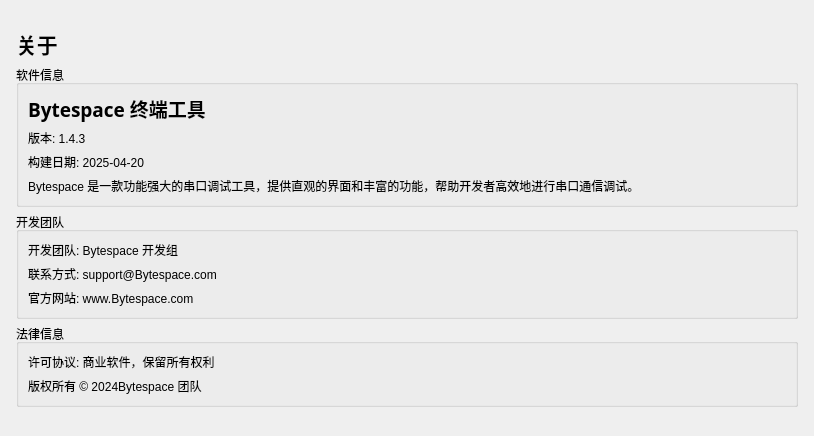
<?xml version="1.0" encoding="UTF-8"?>
<ui version="4.0">
 <class>AboutPage</class>
 <widget class="QWidget" name="AboutPage">
  <property name="geometry">
   <rect>
    <x>0</x>
    <y>0</y>
    <width>814</width>
    <height>436</height>
   </rect>
  </property>
  <property name="minimumSize">
   <size>
    <width>0</width>
    <height>0</height>
   </size>
  </property>
  <property name="windowTitle">
   <string>Form</string>
  </property>
  <layout class="QGridLayout" name="gridLayout" rowstretch="0">
   <property name="leftMargin">
    <number>11</number>
   </property>
   <property name="topMargin">
    <number>11</number>
   </property>
   <property name="rightMargin">
    <number>11</number>
   </property>
   <property name="bottomMargin">
    <number>11</number>
   </property>
   <property name="spacing">
    <number>5</number>
   </property>
   <item row="0" column="0">
    <layout class="QVBoxLayout" name="verticalLayout_2">
     <property name="spacing">
      <number>5</number>
     </property>
     <property name="leftMargin">
      <number>5</number>
     </property>
     <property name="topMargin">
      <number>5</number>
     </property>
     <property name="rightMargin">
      <number>5</number>
     </property>
     <property name="bottomMargin">
      <number>5</number>
     </property>
     <item>
      <widget class="QLabel" name="aboutLabel">
       <property name="sizePolicy">
        <sizepolicy hsizetype="Preferred" vsizetype="Fixed">
         <horstretch>0</horstretch>
         <verstretch>0</verstretch>
        </sizepolicy>
       </property>
       <property name="font">
        <font>
         <family>微软雅黑</family>
         <pointsize>16</pointsize>
         <bold>true</bold>
        </font>
       </property>
       <property name="text">
        <string>关于</string>
       </property>
      </widget>
     </item>
     <item>
      <widget class="QGroupBox" name="softwareGroup">
       <property name="sizePolicy">
        <sizepolicy hsizetype="Preferred" vsizetype="Fixed">
         <horstretch>0</horstretch>
         <verstretch>0</verstretch>
        </sizepolicy>
       </property>
       <property name="title">
        <string>软件信息</string>
       </property>
       <layout class="QVBoxLayout" name="verticalLayout_5">
        <item>
         <widget class="QLabel" name="label_2">
          <property name="font">
           <font>
            <family>微软雅黑</family>
            <pointsize>14</pointsize>
            <bold>true</bold>
           </font>
          </property>
          <property name="text">
           <string>Bytespace 终端工具</string>
          </property>
         </widget>
        </item>
        <item>
         <widget class="QLabel" name="label_3">
          <property name="text">
           <string>版本: 1.4.3</string>
          </property>
         </widget>
        </item>
        <item>
         <widget class="QLabel" name="label_4">
          <property name="text">
           <string>构建日期: 2025-04-20</string>
          </property>
         </widget>
        </item>
        <item>
         <widget class="QLabel" name="label_5">
          <property name="text">
           <string>Bytespace 是一款功能强大的串口调试工具，提供直观的界面和丰富的功能，帮助开发者高效地进行串口通信调试。</string>
          </property>
          <property name="wordWrap">
           <bool>false</bool>
          </property>
         </widget>
        </item>
       </layout>
      </widget>
     </item>
     <item>
      <widget class="QGroupBox" name="teamGroup">
       <property name="sizePolicy">
        <sizepolicy hsizetype="Preferred" vsizetype="Fixed">
         <horstretch>0</horstretch>
         <verstretch>0</verstretch>
        </sizepolicy>
       </property>
       <property name="title">
        <string>开发团队</string>
       </property>
       <layout class="QVBoxLayout" name="verticalLayout_4">
        <item>
         <widget class="QLabel" name="label_6">
          <property name="text">
           <string>开发团队: Bytespace 开发组</string>
          </property>
         </widget>
        </item>
        <item>
         <widget class="QLabel" name="label_7">
          <property name="text">
           <string>联系方式: support@Bytespace.com</string>
          </property>
         </widget>
        </item>
        <item>
         <widget class="QLabel" name="label_8">
          <property name="text">
           <string>官方网站: www.Bytespace.com</string>
          </property>
         </widget>
        </item>
       </layout>
      </widget>
     </item>
     <item>
      <widget class="QGroupBox" name="legalGroup">
       <property name="sizePolicy">
        <sizepolicy hsizetype="Preferred" vsizetype="Fixed">
         <horstretch>0</horstretch>
         <verstretch>0</verstretch>
        </sizepolicy>
       </property>
       <property name="title">
        <string>法律信息</string>
       </property>
       <layout class="QVBoxLayout" name="verticalLayout_3">
        <item>
         <widget class="QLabel" name="label_9">
          <property name="text">
           <string>许可协议: 商业软件，保留所有权利</string>
          </property>
         </widget>
        </item>
        <item>
         <widget class="QLabel" name="label_10">
          <property name="text">
           <string>版权所有 © 2024Bytespace 团队</string>
          </property>
         </widget>
        </item>
       </layout>
      </widget>
     </item>
    </layout>
   </item>
  </layout>
 </widget>
 <resources/>
 <connections/>
</ui>
